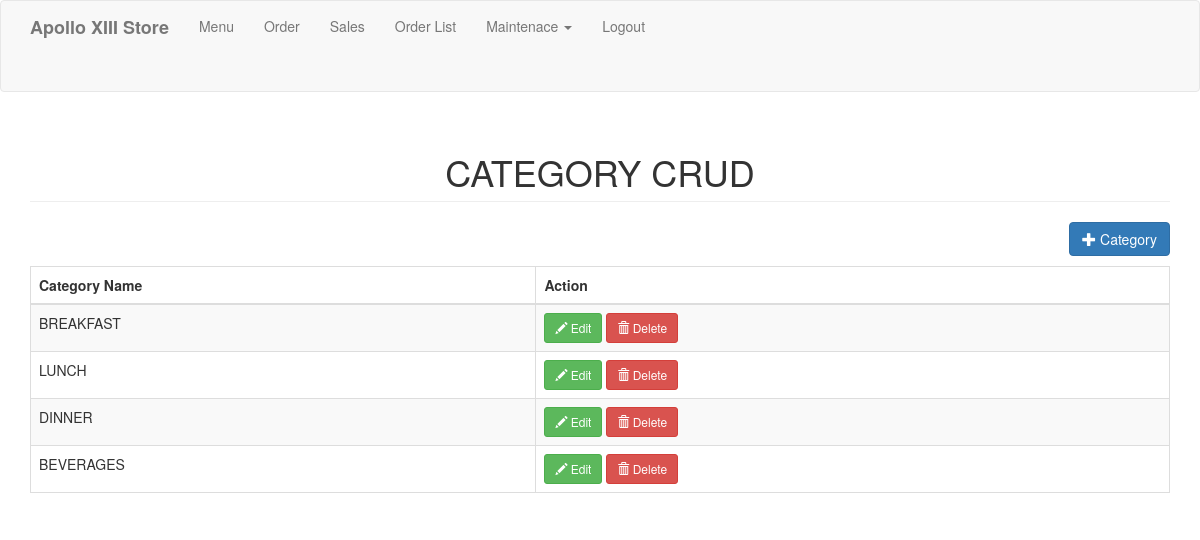
/category.php (signed in), run on an earlier commit of the app's database.
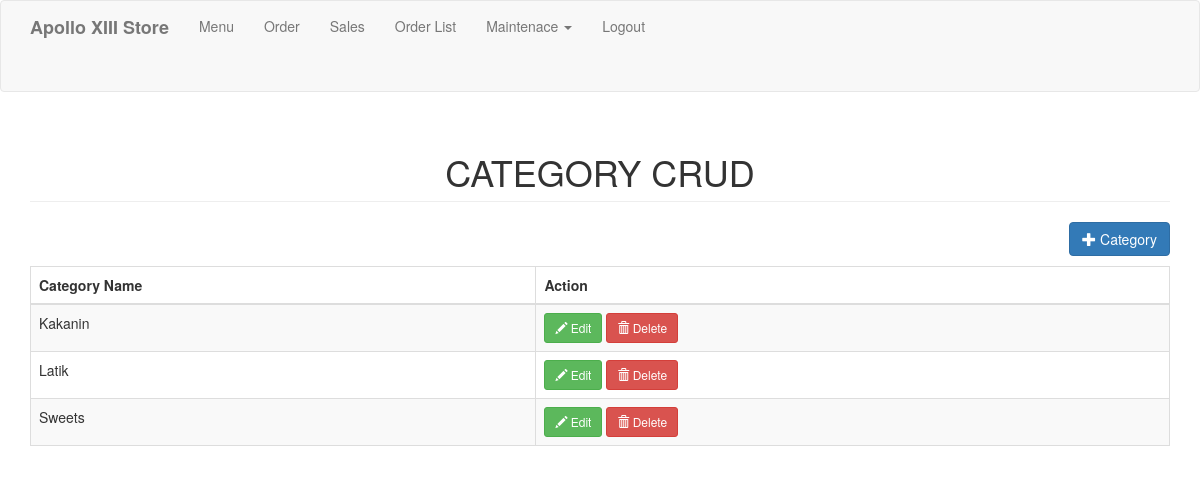
And on a later commit of the database.
### tables this page shows
CREATE TABLE `category` (
  `CategoryID` int(11) NOT NULL,
  `CategoryName` text DEFAULT NULL
);

### category.php (the view, shortened to what this page needs)
<?php
include('header.php'); ?>
<body>
    <?php include('navbar.php'); ?>
    <div class="container">
        <h1 class="page-header text-center">CATEGORY CRUD</h1>
        <div class="row">
            <div class="col-md-12">
                <a href="#addcategory" data-toggle="modal" class="pull-right btn btn-primary"><span class="glyphicon glyphicon-plus"></span> Category</a>
            </div>
        </div>
        <div style="margin-top:10px;">
            <table class="table table-striped table-bordered">
                <thead>
                    <th>Category Name</th>
                    <th>Action</th>
                </thead>
                <tbody>
                    <?php
                    $sql = "SELECT * FROM category ORDER BY CategoryID ASC";
                    $query = $conn->query($sql);
                    while ($row = $query->fetch_assoc()) {
                    ?>
                        <tr>
                            <td><?php echo htmlspecialchars($row['CategoryName']); ?></td>
                            <td>
                                <a href="#editcategory<?php echo $row['CategoryID']; ?>" data-toggle="modal" class="btn btn-success btn-sm"><span class="glyphicon glyphicon-pencil"></span> Edit</a>
                                <a href="#deletecategory<?php echo $row['CategoryID']; ?>" data-toggle="modal" class="btn btn-danger btn-sm"><span class="glyphicon glyphicon-trash"></span> Delete</a>
                            </td>
                        </tr>
                    <?php
                    }
                    ?>
                </tbody>
            </table>
        </div>
    </div>
</body>
</html>

What changed in the data, as far as the page shows it:
removed category: CategoryName "BREAKFAST"
removed category: CategoryName "LUNCH"
removed category: CategoryName "DINNER"
removed category: CategoryName "BEVERAGES"
added category: CategoryName "Kakanin"
added category: CategoryName "Latik"
added category: CategoryName "Sweets"
